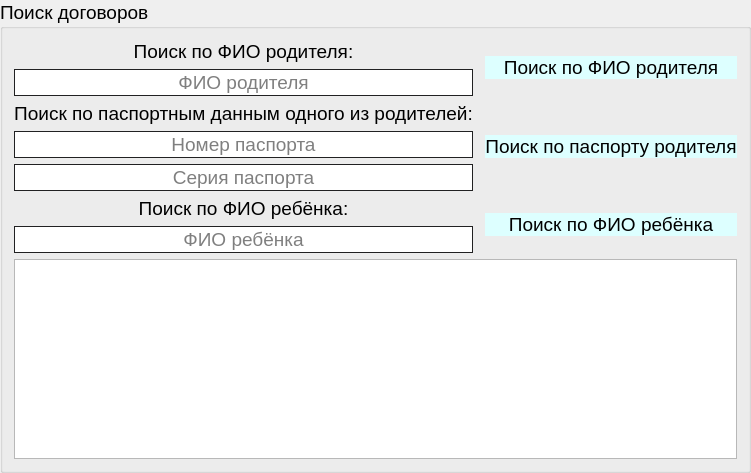
           <widget class="QGroupBox" name="findDocument_GB">
            <property name="font">
             <font>
              <pointsize>14</pointsize>
              <italic>false</italic>
              <bold>false</bold>
             </font>
            </property>
            <property name="styleSheet">
             <string notr="true"/>
            </property>
            <property name="title">
             <string>Поиск договоров</string>
            </property>
            <layout class="QGridLayout" name="gridLayout_2">
             <item row="1" column="0">
              <layout class="QVBoxLayout" name="verticalLayout_4">
               <item>
                <widget class="QLabel" name="findParentPassport_label">
                 <property name="font">
                  <font>
                   <pointsize>14</pointsize>
                  </font>
                 </property>
                 <property name="text">
                  <string>Поиск по паспортным данным одного из родителей:</string>
                 </property>
                 <property name="alignment">
                  <set>Qt::AlignCenter</set>
                 </property>
                </widget>
               </item>
               <item>
                <widget class="QLineEdit" name="findParentPassportNumber_input">
                 <property name="font">
                  <font>
                   <pointsize>14</pointsize>
                  </font>
                 </property>
                 <property name="styleSheet">
                  <string notr="true">QLineEdit{
border: 1px solid rgb(33, 33, 34);
}</string>
                 </property>
                 <property name="alignment">
                  <set>Qt::AlignCenter</set>
                 </property>
                 <property name="placeholderText">
                  <string>Номер паспорта</string>
                 </property>
                </widget>
               </item>
               <item>
                <widget class="QLineEdit" name="findParentPassportSeria_input">
                 <property name="font">
                  <font>
                   <pointsize>14</pointsize>
                  </font>
                 </property>
                 <property name="styleSheet">
                  <string notr="true">QLineEdit{
border: 1px solid rgb(33, 33, 34);
}</string>
                 </property>
                 <property name="alignment">
                  <set>Qt::AlignCenter</set>
                 </property>
                 <property name="placeholderText">
                  <string>Серия паспорта</string>
                 </property>
                </widget>
               </item>
              </layout>
             </item>
             <item row="0" column="2">
              <widget class="QPushButton" name="findParentFioData_button">
               <property name="font">
                <font>
                 <family>Segoe UI</family>
                 <pointsize>14</pointsize>
                </font>
               </property>
               <property name="cursor">
                <cursorShape>PointingHandCursor</cursorShape>
               </property>
               <property name="mouseTracking">
                <bool>true</bool>
               </property>
               <property name="tabletTracking">
                <bool>false</bool>
               </property>
               <property name="styleSheet">
                <string notr="true">QPushButton{
background-color: rgba(221, 255, 255, 1);
border-radius: 20px;
}

QPushButton:hover{
background-color: rgba(221, 255, 255, 0.7);
border: 1px solid rgb(0, 0, 0);
}

QPushButton:pressed{
background-color: rgba(221, 255, 255, 0.5);
border: 2px solid rgb(0, 0, 0);
}</string>
               </property>
               <property name="text">
                <string>Поиск по ФИО родителя</string>
               </property>
               <property name="checkable">
                <bool>false</bool>
               </property>
               <property name="autoDefault">
                <bool>false</bool>
               </property>
              </widget>
             </item>
             <item row="0" column="0">
              <layout class="QVBoxLayout" name="verticalLayout_3">
               <item>
                <widget class="QLabel" name="findParentFIO_label">
                 <property name="font">
                  <font>
                   <pointsize>14</pointsize>
                  </font>
                 </property>
                 <property name="text">
                  <string>Поиск по ФИО родителя:</string>
                 </property>
                 <property name="alignment">
                  <set>Qt::AlignCenter</set>
                 </property>
                </widget>
               </item>
               <item>
                <widget class="QLineEdit" name="findParentFIO_input">
                 <property name="font">
                  <font>
                   <pointsize>14</pointsize>
                  </font>
                 </property>
                 <property name="styleSheet">
                  <string notr="true">QLineEdit{
border: 1px solid rgb(33, 33, 34);
}</string>
                 </property>
                 <property name="alignment">
                  <set>Qt::AlignCenter</set>
                 </property>
                 <property name="placeholderText">
                  <string>ФИО родителя</string>
                 </property>
                </widget>
               </item>
              </layout>
             </item>
             <item row="1" column="2">
              <widget class="QPushButton" name="findParentPassData_button">
               <property name="font">
                <font>
                 <family>Segoe UI</family>
                 <pointsize>14</pointsize>
                </font>
               </property>
               <property name="cursor">
                <cursorShape>PointingHandCursor</cursorShape>
               </property>
               <property name="mouseTracking">
                <bool>true</bool>
               </property>
               <property name="tabletTracking">
                <bool>false</bool>
               </property>
               <property name="styleSheet">
                <string notr="true">QPushButton{
background-color: rgba(221, 255, 255, 1);
border-radius: 20px;
}

QPushButton:hover{
background-color: rgba(221, 255, 255, 0.7);
border: 1px solid rgb(0, 0, 0);
}

QPushButton:pressed{
background-color: rgba(221, 255, 255, 0.5);
border: 2px solid rgb(0, 0, 0);
}</string>
               </property>
               <property name="text">
                <string>Поиск по паспорту родителя</string>
               </property>
               <property name="checkable">
                <bool>false</bool>
               </property>
               <property name="autoDefault">
                <bool>false</bool>
               </property>
              </widget>
             </item>
             <item row="2" column="2">
              <widget class="QPushButton" name="findChildFioData_button">
               <property name="font">
                <font>
                 <family>Segoe UI</family>
                 <pointsize>14</pointsize>
                </font>
               </property>
               <property name="cursor">
                <cursorShape>PointingHandCursor</cursorShape>
               </property>
               <property name="mouseTracking">
                <bool>true</bool>
               </property>
               <property name="tabletTracking">
                <bool>false</bool>
               </property>
               <property name="styleSheet">
                <string notr="true">QPushButton{
background-color: rgba(221, 255, 255, 1);
border-radius: 20px;
}

QPushButton:hover{
background-color: rgba(221, 255, 255, 0.7);
border: 1px solid rgb(0, 0, 0);
}

QPushButton:pressed{
background-color: rgba(221, 255, 255, 0.5);
border: 2px solid rgb(0, 0, 0);
}</string>
               </property>
               <property name="text">
                <string>Поиск по ФИО ребёнка</string>
               </property>
               <property name="checkable">
                <bool>false</bool>
               </property>
               <property name="autoDefault">
                <bool>false</bool>
               </property>
              </widget>
             </item>
             <item row="2" column="0">
              <layout class="QVBoxLayout" name="verticalLayout_5">
               <item>
                <widget class="QLabel" name="findChildFIO_label">
                 <property name="font">
                  <font>
                   <pointsize>14</pointsize>
                  </font>
                 </property>
                 <property name="text">
                  <string>Поиск по ФИО ребёнка:</string>
                 </property>
                 <property name="alignment">
                  <set>Qt::AlignCenter</set>
                 </property>
                </widget>
               </item>
               <item>
                <widget class="QLineEdit" name="findChildFIO_input">
                 <property name="font">
                  <font>
                   <pointsize>14</pointsize>
                  </font>
                 </property>
                 <property name="styleSheet">
                  <string notr="true">QLineEdit{
border: 1px solid rgb(33, 33, 34);
}</string>
                 </property>
                 <property name="alignment">
                  <set>Qt::AlignCenter</set>
                 </property>
                 <property name="placeholderText">
                  <string>ФИО ребёнка</string>
                 </property>
                </widget>
               </item>
              </layout>
             </item>
             <item row="5" column="0" rowspan="3" colspan="3">
              <widget class="QListView" name="documentFindRes_listview">
               <property name="enabled">
                <bool>true</bool>
               </property>
               <property name="minimumSize">
                <size>
                 <width>0</width>
                 <height>200</height>
                </size>
               </property>
              </widget>
             </item>
            </layout>
           </widget>
